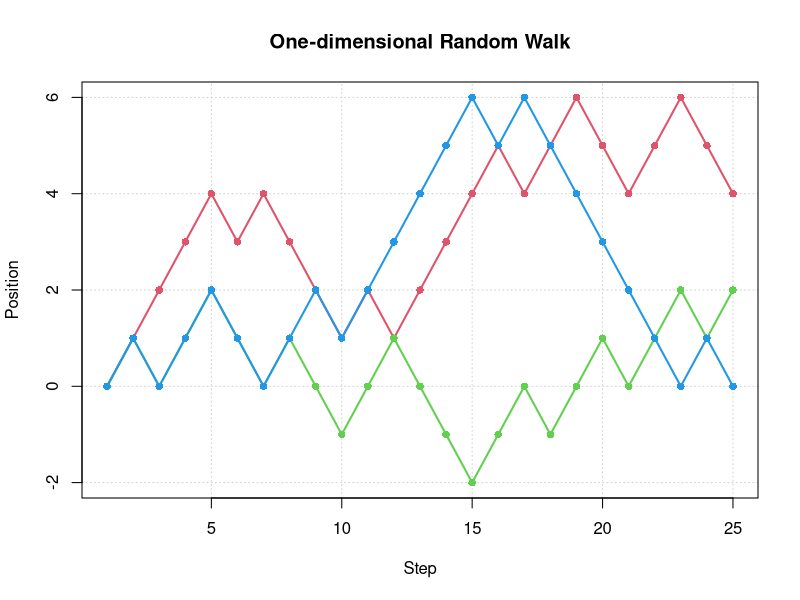

Write the R code that produced this figure.
#specifying parameters
p<- 0.6
nsteps<- 25
ntraj<- 3

#specifying seed
set.seed(45568223)

#defining walk as matrix
walk<- matrix(NA, nrow=nsteps, ncol=ntraj)

#simulating trajectories
for (j in 1:ntraj) {
walk[1,j]<- 0
for (i in 2:nsteps) 
walk[i,j]<- ifelse(runif(1)<p, walk[i-1,j]+1, walk[i-1,j]-1)
}

#plotting trajectories
matplot(walk, type="l", main="One-dimensional Random Walk",
        lty=1, lwd=2, col=2:4, ylim=c(range(walk)), xlab="Step", 
ylab="Position", panel.first=grid())

points(1:nsteps, walk[,1], pch=16, col=2)
points(1:nsteps, walk[,2], pch=16, col=3)
points(1:nsteps, walk[,3], pch=16, col=4)